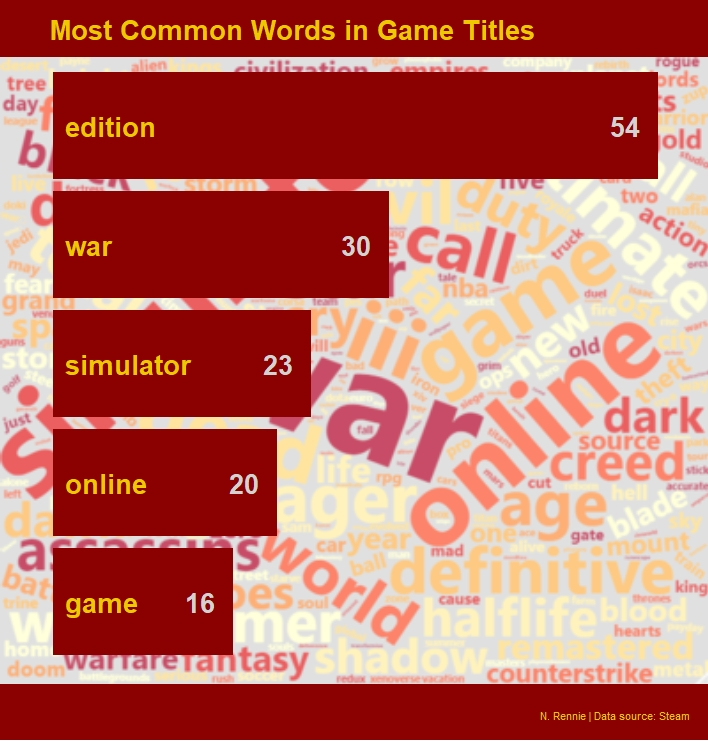

Generate this figure with R:
library(tidyverse)
library(wordcloud2)
library(magick)
library(cowplot)
library(RColorBrewer)
library(tm)

tuesdata <- tidytuesdayR::tt_load('2021-03-16')
games <- tuesdata$games

#look at game names
gamenames <- unique(games$gamename)
text <- unlist(sapply(gamenames, function(x) strsplit(x, " ")))
docs <- Corpus(VectorSource(text))
docs <- docs %>%
  tm_map(removeNumbers) %>%
  tm_map(removePunctuation) %>%
  tm_map(stripWhitespace)
docs <- tm_map(docs, content_transformer(tolower))
docs <- tm_map(docs, removeWords, stopwords("english"))

dtm <- TermDocumentMatrix(docs) 
matrix <- as.matrix(dtm) 
words <- sort(rowSums(matrix),decreasing=TRUE) 
df <- data.frame(word = names(words),freq=words)

#make wordcloud and save as png
set.seed(1234) 
max_words <- 600
pass_to_wordcloud <- df[1:max_words, ]
wordcloud2(pass_to_wordcloud, size=1.6, color = rep_len(rev(brewer.pal(8, "YlOrRd")), nrow(pass_to_wordcloud)), backgroundColor="lightgrey")

img <- "wordcloud.png" %>%
  image_read() %>%
  image_resize("400x400") %>%
  image_colorize(30, "white")

#plot bar chart
most_popular <- df[c(1:4,6),]
p <- ggplot(data=most_popular, aes(x=factor(word, levels=rev(most_popular[,1])), y=freq)) +
  geom_bar(stat="identity", fill="red4")+
  geom_text(aes(label=freq), hjust=1.6, color="lightgrey", fontface=2, size=7)+
  geom_text(aes(label=word, x=word, y=1), hjust=0, color="gold2", fontface=2, size=7)+
  coord_flip() +
  labs(title="    Most Common Words in Game Titles", 
       caption="\n\nN. Rennie | Data source: Steam") +
  theme_minimal_hgrid() +
  theme( plot.title = element_text(size = 20, face=2, colour="gold2"),
         plot.title.position = "plot",
         plot.subtitle = element_text(size = 10, colour="gold2"),
         plot.caption = element_text(size = 8, hjust=1, colour="gold2"),
         plot.margin = unit(c(0.5, 0.5, 0.5, 0.5), "cm"), #top, right, bottom, left
         axis.title.x= element_blank(),
         axis.title.y= element_blank(),
         axis.text.x=element_blank(),
         axis.text.y=element_blank(),
         axis.line = element_blank(),
         axis.ticks.x = element_blank(),
         axis.ticks.y = element_blank(),
         panel.grid.major.x = element_blank() ,
         panel.grid.major.y = element_blank(),
         panel.grid.minor = element_blank()
  )
p

ggdraw() + 
  theme(plot.background = element_rect(fill="red4", color = NA)) +
  draw_image(img) + 
  draw_plot(p)
